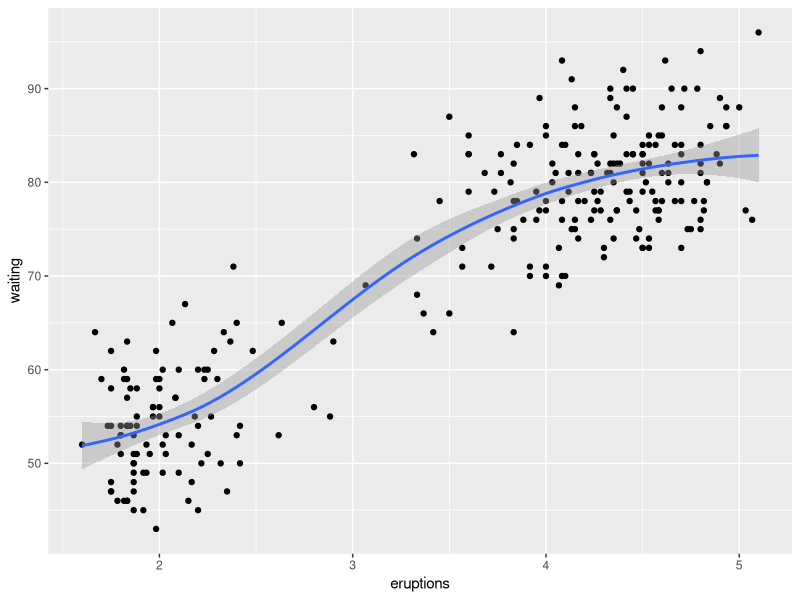
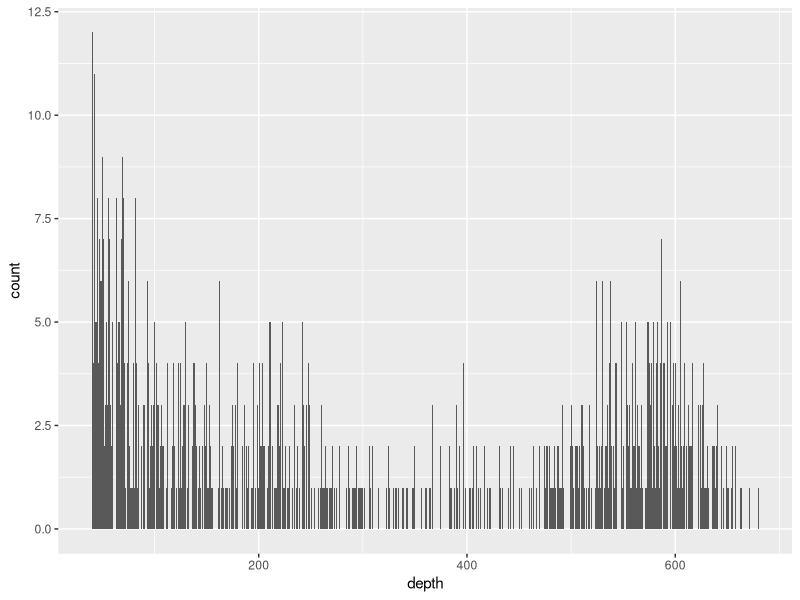
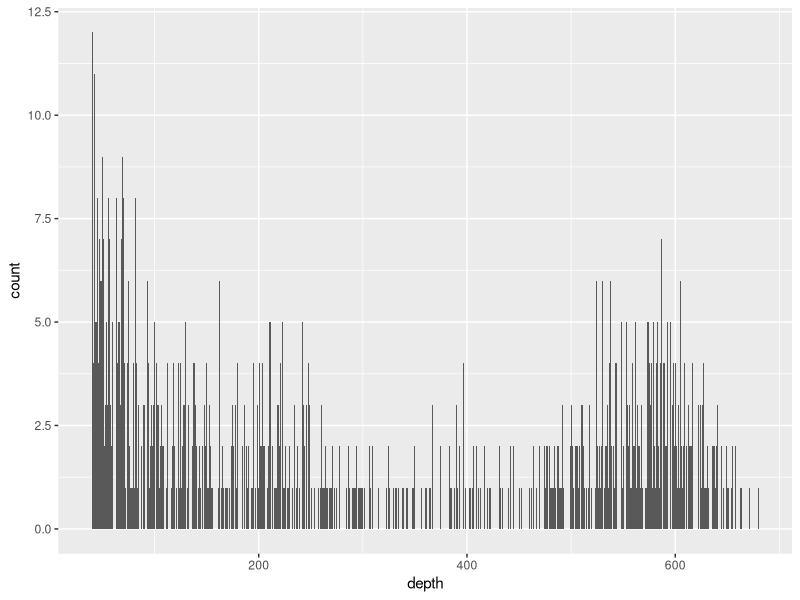
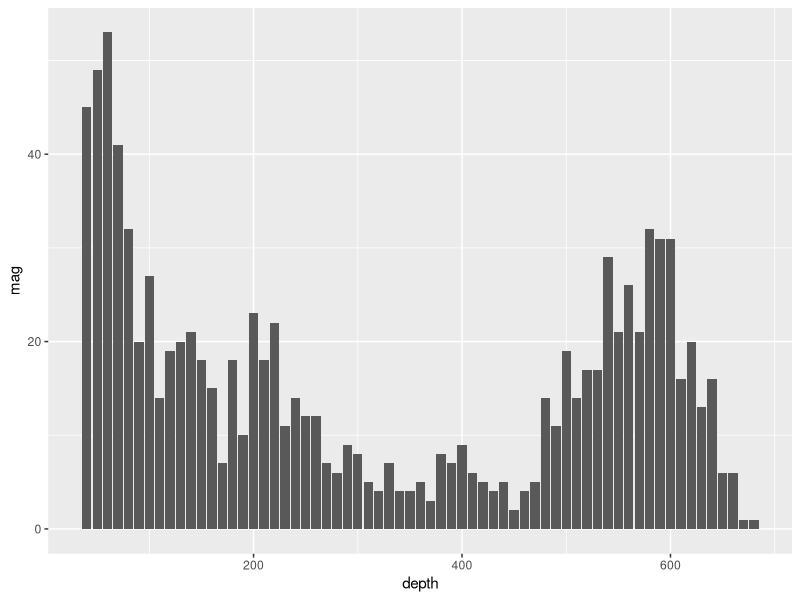
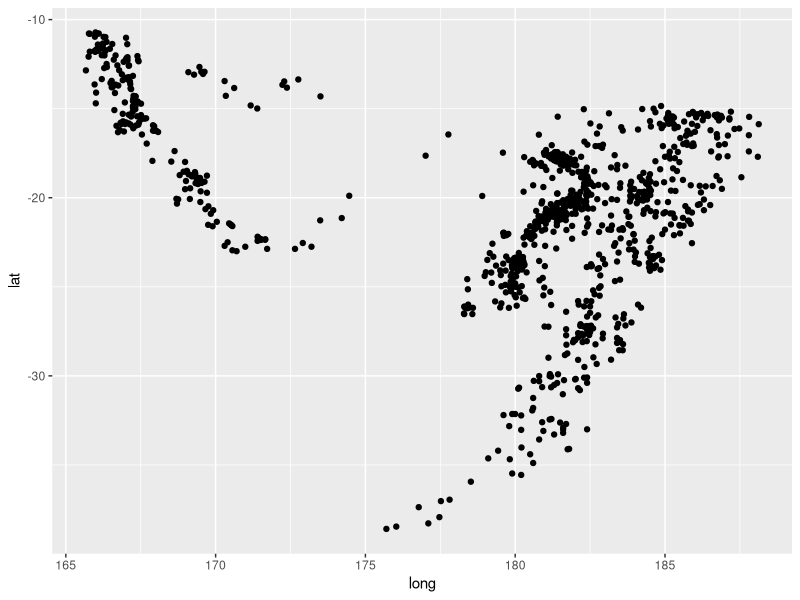
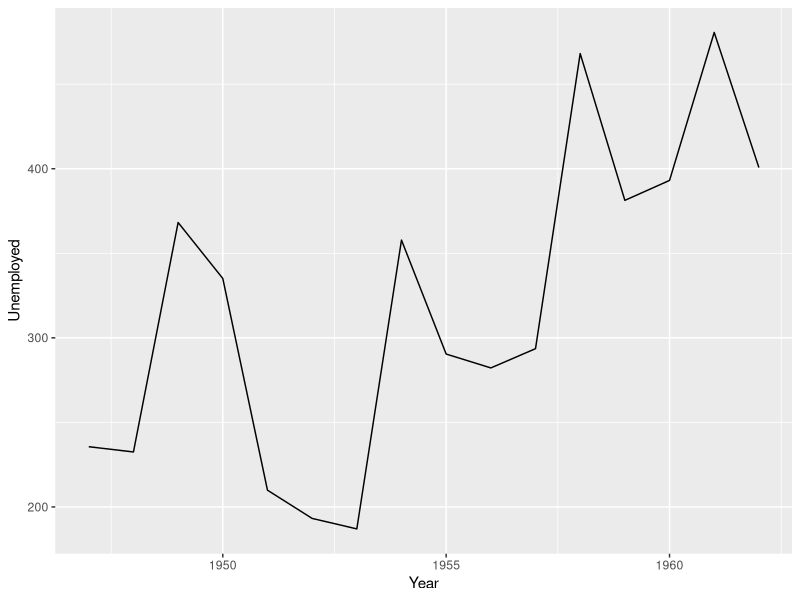
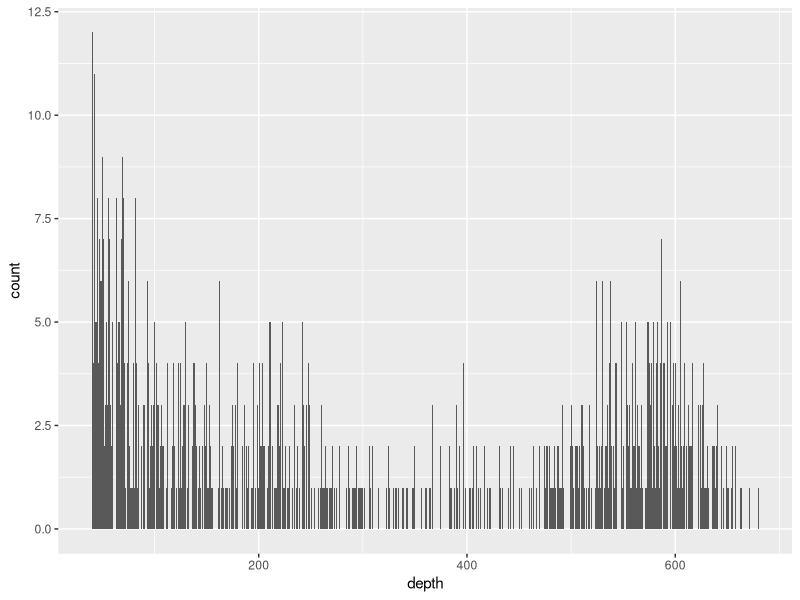
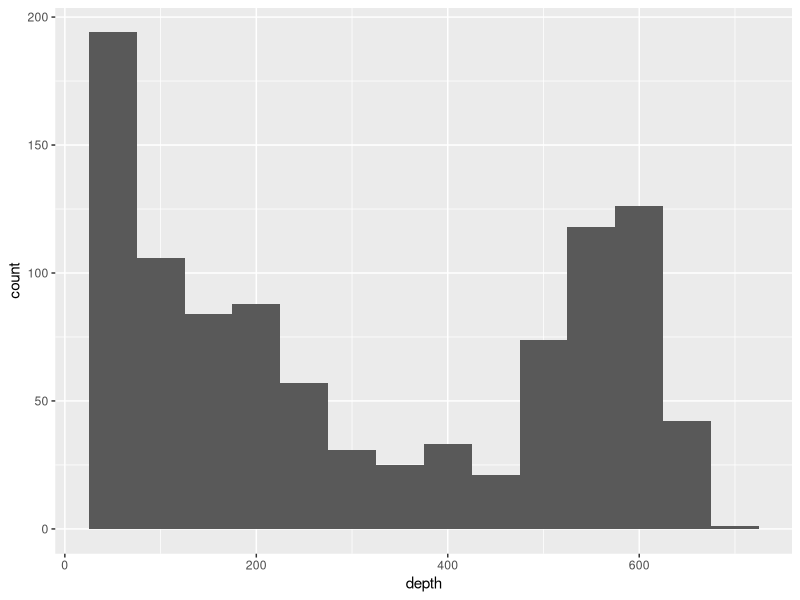

Reproduce these figures in R, in order.

################################
# R fuer Dummies Kapitel 18
# Listings
################################

old.options <-options("width" = 50)
xxx <- "Ende aktueller Code"
getwd()

#install.packages("ggplot2")
library("ggplot2")

ggplot(faithful, aes(x=eruptions, y=waiting)) + geom_point()+ stat_smooth()

ggplot(quakes, aes(x=depth)) + geom_bar()
ggplot(quakes, aes(x=depth)) + geom_bar(binwidth=50)

str(quakes)

quakes.agg <- aggregate(mag ~ round(depth, -1), data = quakes,
                        FUN=length)
names(quakes.agg) <- c("depth", "mag")

ggplot(quakes.agg, aes(x=depth,y=mag)) + geom_bar(stat="identity")

round(150, -2)

log(50, base=10)

ggplot(quakes, aes(x=long, y=lat)) + geom_point()

ggplot(longley, aes(x=Year,y=Unemployed)) + geom_line()


ggplot(quakes, aes(x=depth)) + geom_bar(binwidth=50)
ggplot(quakes, aes(x=depth)) + stat_bin(binwidth=50)

ggplot(longley, aes(x=Year, y= Employed)) + geom_point()

ggplot(longley, aes(x=Year, y= Employed)) + 
  geom_point() + stat_smooth()

ggplot(longley, aes(x=Year, y= Employed)) + 
  geom_point() + stat_smooth(method="lm")

ggplot(mtcars, aes(x=hp, y=mpg)) + geom_point()

ggplot(mtcars, aes(x=hp, y=mpg)) + geom_point() +
  stat_smooth(method="lm") + facet_grid(~cyl)

ggplot(mtcars, aes(x=hp, y=mpg)) + geom_point() +
  stat_smooth(method="lm") + facet_wrap(~cyl)

ggplot(mtcars,aes(x=hp, y=mpg)) + geom_point() +
  xlab("Leistung (PS)") +
  ylab("Verbrauch (Meilen/Gallone)") +
  ggtitle("Kraftfahrzeug-Vergleich")

ggplot(mtcars,aes(x=hp, y=mpg)) + 
  geom_point(aes(shape=factor(cyl),
                  colour=factor(cyl)))


ggplot(mtcars,aes(x=hp, y=mpg)) + 
  geom_point(aes(shape=factor(cyl),
                 colour=factor(cyl))) +
  scale_shape_discrete(name="Zylinder") +
  scale_colour_discrete(name="Zylinder")

ggplot(mtcars,aes(x=hp, y=mpg)) + 
  geom_point(aes(shape=factor(cyl),
                 colour=factor(cyl))) +
  scale_shape_discrete(name="Zylinder") +
  scale_colour_discrete(name="Zylinder") +
  scale_x_continuous("Leistung")


name="Zylinder"



xxx
